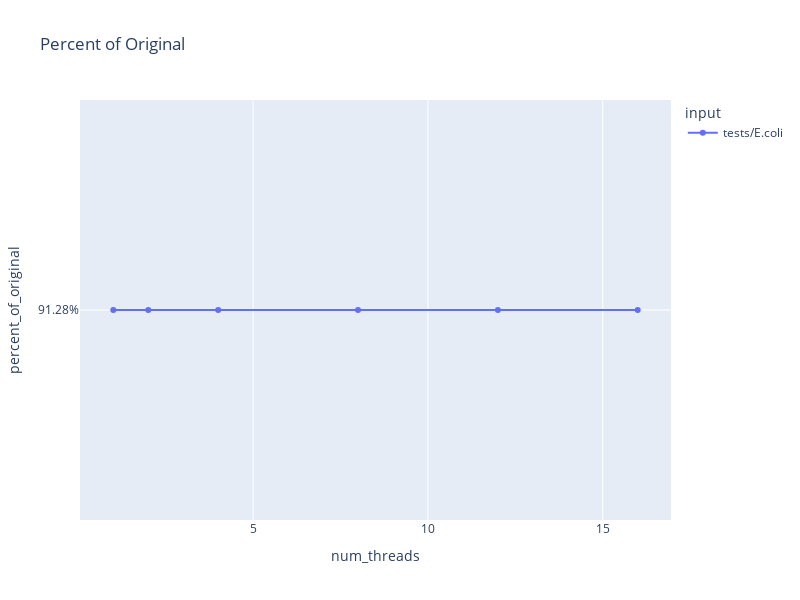

Here is the notebook cell this chart was saved with:
### Code cell
fig = px.line(evaldf[(evaldf.iter == 3) & (evaldf.input=="tests/E.coli")], x="num_threads", y="percent_of_original", height=height, width=width, color="input", title="Percent of Original", markers=True)
fig.show()
fig.write_image("ecol_percentorig.png")

### Figure 1 — Plotly figure (JSON) as saved in the notebook; plotly's stock layout.template omitted (floating-point values rounded to 4 significant figures)
{"data": [{"hovertemplate": "input=tests/E.coli<br>num_threads=%{x}<br>percent_of_original=%{y}<extra></extra>", "legendgroup": "tests/E.coli", "line": {"color": "#636efa", "dash": "solid"}, "marker": {"symbol": "circle"}, "mode": "markers+lines", "name": "tests/E.coli", "orientation": "h", "showlegend": true, "type": "scatter", "x": [1, 2, 4, 8, 12, 16], "xaxis": "x", "y": ["91.28%", "91.28%", "91.28%", "91.28%", "91.28%", "91.28%"], "yaxis": "y"}], "layout": {"height": 600, "legend": {"title": {"text": "input"}, "tracegroupgap": 0}, "title": {"text": "Percent of Original"}, "width": 800, "xaxis": {"anchor": "y", "autorange": true, "domain": [0, 1], "range": [0.04476, 16.96], "title": {"text": "num_threads"}, "type": "linear"}, "yaxis": {"anchor": "x", "autorange": true, "domain": [0, 1], "range": [-1, 1], "title": {"text": "percent_of_original"}, "type": "category"}}}
